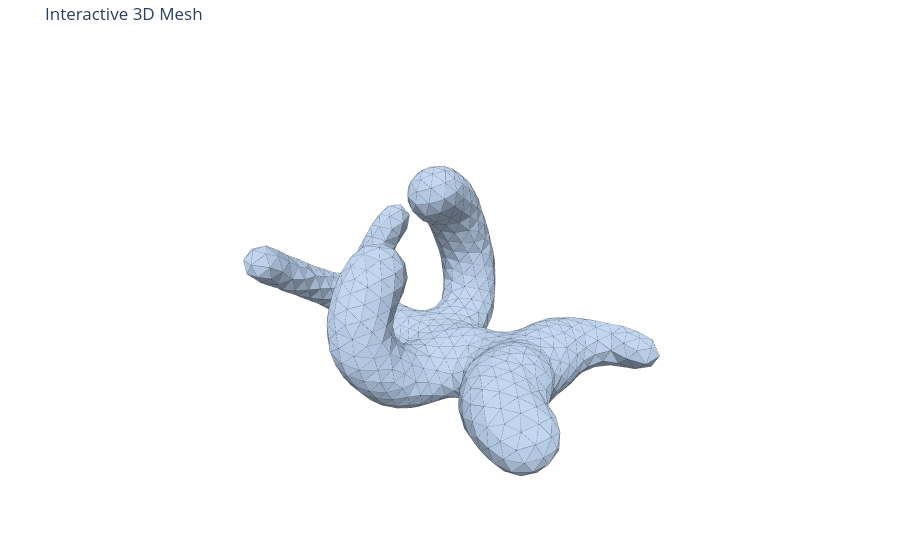

Source (notebook cell):
### Markdown cell above
## 3. Visualize the 3D Mesh

Display the mesh with vertices highlighted.

### Code cell
# Visualize the mesh (interactive)
fig = plot_mesh_interactive(
    vertices,
    faces,
    title="Interactive 3D Mesh",
    show_edges=True,
    edge_color="black",
    edge_width=0.45,
    mesh_opacity=1.0,
)
fig.show()

### Figure 1 — Plotly figure (JSON) as saved in the notebook; plotly's stock layout.template omitted (floating-point values rounded to 4 significant figures; data arrays with more than 128 entries replaced by an {"elided": "..."} marker saying what was removed)
{"data": [{"color": "lightsteelblue", "flatshading": true, "i": {"elided": "2086 int values"}, "j": {"elided": "2086 int values"}, "k": {"elided": "2086 int values"}, "lighting": {"ambient": 0.55, "diffuse": 0.85, "fresnel": 0.12, "roughness": 0.55, "specular": 0.35}, "lightposition": {"x": 220, "y": 200, "z": 350}, "name": "Mesh", "opacity": 1, "showscale": false, "type": "mesh3d", "x": {"elided": "1045 float values"}, "y": {"elided": "1045 float values"}, "z": {"elided": "1045 float values"}}, {"line": {"color": "black", "width": 0.45}, "mode": "lines", "name": "Edges", "showlegend": false, "type": "scatter3d", "x": {"elided": "9387 float values"}, "y": {"elided": "9387 float values"}, "z": {"elided": "9387 float values"}}], "layout": {"margin": {"b": 0, "l": 0, "r": 0, "t": 40}, "scene": {"aspectmode": "data", "xaxis": {"visible": false}, "yaxis": {"visible": false}, "zaxis": {"visible": false}}, "title": {"text": "Interactive 3D Mesh"}}}
